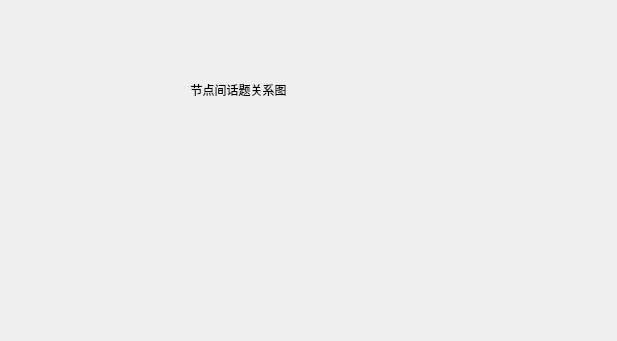
<?xml version="1.0" encoding="UTF-8"?>
<ui version="4.0">
 <class>Form</class>
 <widget class="QWidget" name="Form">
  <property name="geometry">
   <rect>
    <x>0</x>
    <y>0</y>
    <width>617</width>
    <height>341</height>
   </rect>
  </property>
  <property name="windowTitle">
   <string>Form</string>
  </property>
  <layout class="QVBoxLayout" name="verticalLayout_2">
   <item>
    <layout class="QVBoxLayout" name="verticalLayout">
     <item>
      <widget class="QLabel" name="label">
       <property name="text">
        <string>                                                      节点间话题关系图</string>
       </property>
      </widget>
     </item>
     <item>
      <widget class="QLabel" name="label_2">
       <property name="text">
        <string>&lt;html&gt;&lt;head/&gt;&lt;body&gt;&lt;p&gt;&lt;img src=&quot;:/new/prefix1/ROS1.png&quot;/&gt;&lt;/p&gt;&lt;/body&gt;&lt;/html&gt;</string>
       </property>
      </widget>
     </item>
    </layout>
   </item>
  </layout>
 </widget>
 <resources/>
 <connections/>
</ui>
